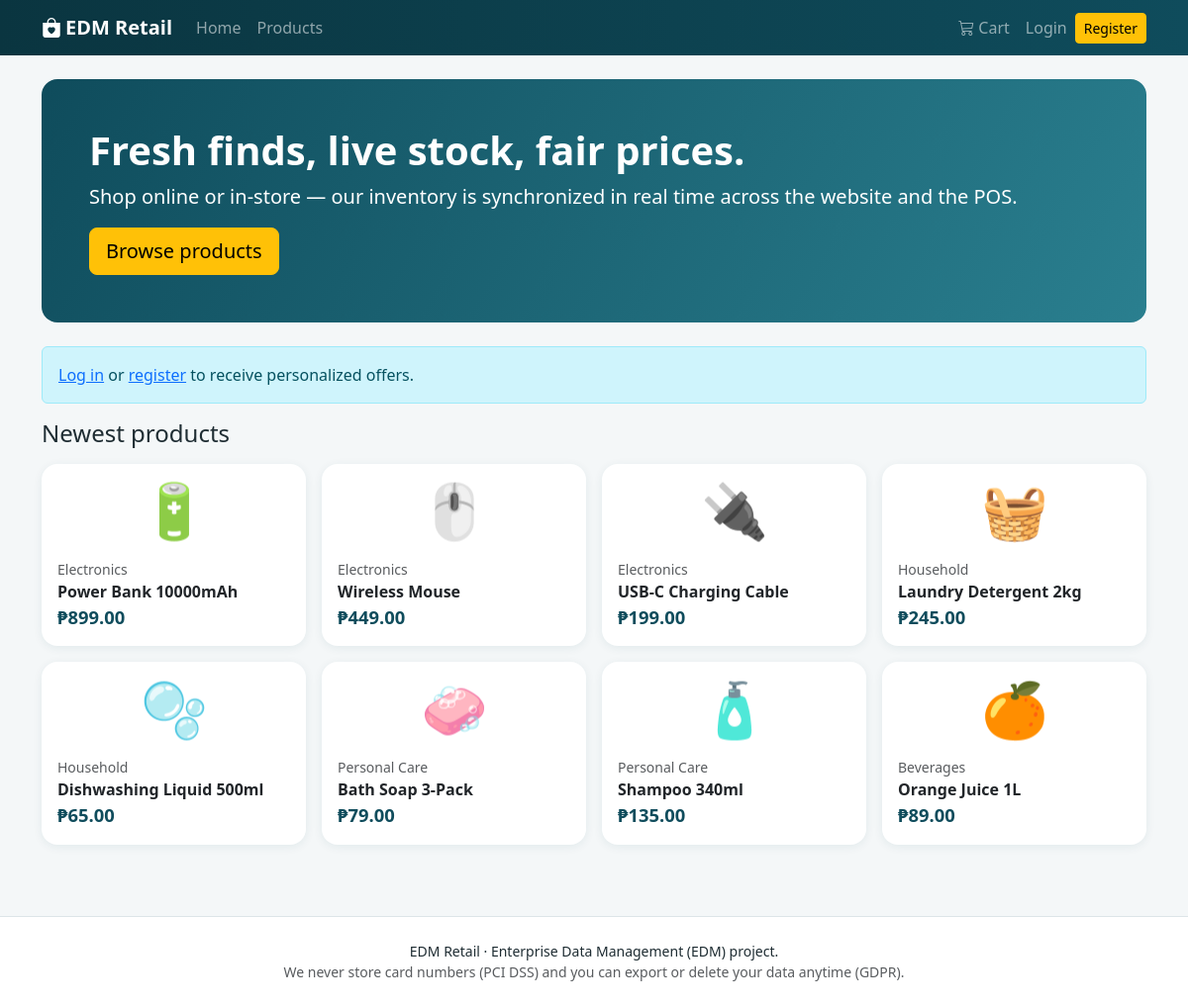
The page / on the database its author committed.
### tables this page shows
CREATE TABLE products (                        
  id            INT AUTO_INCREMENT PRIMARY KEY,
  sku           VARCHAR(30)  NOT NULL UNIQUE,
  name          VARCHAR(150) NOT NULL,
  description   VARCHAR(500) NULL,
  category_id   INT NOT NULL,
  supplier_id   INT NULL,
  price         DECIMAL(10,2) NOT NULL,
  cost_price    DECIMAL(10,2) NOT NULL DEFAULT 0,
  stock_qty     INT NOT NULL DEFAULT 0,
  reorder_level INT NOT NULL DEFAULT 10,
  emoji         VARCHAR(10) NOT NULL DEFAULT '📦',
  is_active     TINYINT(1) NOT NULL DEFAULT 1,
  created_at    TIMESTAMP NOT NULL DEFAULT CURRENT_TIMESTAMP,
  FOREIGN KEY (category_id) REFERENCES categories(id),
  FOREIGN KEY (supplier_id) REFERENCES suppliers(id)
);

CREATE TABLE categories (
  id   INT AUTO_INCREMENT PRIMARY KEY,
  name VARCHAR(80) NOT NULL UNIQUE
);

### includes/functions.php (called while the page is built, shortened)
<?php
function e($v): string { return htmlspecialchars((string)$v, ENT_QUOTES, 'UTF-8'); }
function url(string $path = ''): string { return BASE_URL . '/' . ltrim($path, '/'); }
function money($n): string { return CURRENCY . number_format((float)$n, 2); }
function user(): ?array { return $_SESSION['user'] ?? null; }

### config/db.php (called while the page is built)
<?php
function db(): PDO
{
    static $pdo = null;
    if ($pdo === null) {
        $dsn = 'mysql:host=' . DB_HOST . ';dbname=' . DB_NAME . ';charset=utf8mb4';
        try {
            $pdo = new PDO($dsn, DB_USER, DB_PASS, [
                PDO::ATTR_ERRMODE            => PDO::ERRMODE_EXCEPTION,
                PDO::ATTR_DEFAULT_FETCH_MODE => PDO::FETCH_ASSOC,
                PDO::ATTR_EMULATE_PREPARES   => false,
            ]);
        } catch (PDOException $e) {
            http_response_code(500);
            exit('Database connection failed. Start MySQL in XAMPP, import database/schema.sql and check config/config.php.');
        }
    }
    return $pdo;
}

### index.php (the view, shortened to what this page needs)
<?php
$offers = (user() && user()['customer_id']) ? eligible_offers((int)user()['customer_id']) : [];
$featured = db()->query('SELECT p.*, c.name AS category FROM products p JOIN categories c ON c.id=p.category_id WHERE p.is_active=1 AND p.stock_qty>0 ORDER BY p.id DESC LIMIT 8')->fetchAll();
require __DIR__ . '/includes/header.php';
?>
<div class="container py-4">
  <div class="hero p-5 mb-4">
    <h1 class="fw-bold">Fresh finds, live stock, fair prices.</h1>
    <p class="lead mb-3">Shop online or in-store &mdash; our inventory is synchronized in real time across the website and the POS.</p>
    <a href="<?= url('products.php') ?>" class="btn btn-warning btn-lg">Browse products</a>
  </div>
  <?php if ($offers): ?>
    <h4 class="mb-3"><i class="bi bi-stars text-warning"></i> Offers picked for you</h4>
    <div class="row g-3 mb-4">
      <?php foreach ($offers as $o): ?>
        <div class="col-md-4"><div class="offer-pill p-3 h-100">
          <div class="fw-semibold"><?= e($o['title']) ?></div>
          <div class="small text-muted">Based on your shopping history &middot; valid until <?= e(date('M d, Y', strtotime($o['valid_to']))) ?></div>
          <a class="btn btn-sm btn-outline-dark mt-2" href="<?= url('products.php?category=' . (int)$o['category_id']) ?>">Shop <?= e($o['category_name']) ?></a>
        </div></div>
      <?php endforeach; ?>
    </div>
  <?php elseif (!user()): ?>
    <div class="alert alert-info"><a href="<?= url('login.php') ?>">Log in</a> or <a href="<?= url('register.php') ?>">register</a> to receive personalized offers.</div>
  <?php endif; ?>
  <h4 class="mb-3">Newest products</h4>
  <div class="row g-3">
    <?php foreach ($featured as $p): ?>
      <div class="col-6 col-md-3"><div class="card product-card h-100">
        <div class="product-emoji"><?= e($p['emoji']) ?></div>
        <div class="card-body">
          <div class="small text-muted"><?= e($p['category']) ?></div>
          <div class="fw-semibold"><?= e($p['name']) ?></div>
          <div class="price-now"><?= money($p['price']) ?></div>
        </div></div></div>
    <?php endforeach; ?>
  </div>
</div>
<?php require __DIR__ . '/includes/footer.php'; ?>

### includes/header.php (shortened to what this page needs)
<?php
$u = user();
$cartCount = !empty($_SESSION['cart']) ? array_sum($_SESSION['cart']) : 0;
$isStaff = $u && $u['role'] !== 'customer';
?>
<!DOCTYPE html>
<html lang="en">
<head>
  <link href="https://cdn.jsdelivr.net/npm/bootstrap@5.3.3/dist/css/bootstrap.min.css" rel="stylesheet">
  <link href="https://cdn.jsdelivr.net/npm/bootstrap-icons@1.11.3/font/bootstrap-icons.min.css" rel="stylesheet">
  <link href="<?= url('assets/css/style.css') ?>" rel="stylesheet">
</head>
<body>
<nav class="navbar navbar-expand-lg navbar-dark app-nav sticky-top">
  <div class="container">
    <a class="navbar-brand fw-bold" href="<?= url('index.php') ?>"><i class="bi bi-bag-heart-fill me-1"></i><?= e(APP_NAME) ?></a>
    <div id="nav" class="collapse navbar-collapse">
      <ul class="navbar-nav me-auto">
        <?php if (!$isStaff): ?>
          <li class="nav-item"><a class="nav-link" href="<?= url('index.php') ?>">Home</a></li>
          <li class="nav-item"><a class="nav-link" href="<?= url('products.php') ?>">Products</a></li>
        <?php endif; ?>
      </ul>
      <ul class="navbar-nav align-items-lg-center">
        <?php if (!$isStaff): ?>
          <li class="nav-item"><a class="nav-link" href="<?= url('cart.php') ?>"><i class="bi bi-cart3"></i> Cart
            <?php if ($cartCount): ?><span class="badge rounded-pill bg-warning text-dark"><?= (int)$cartCount ?></span><?php endif; ?></a></li>
        <?php endif; ?>
        <?php if ($u): ?>
          <li class="nav-item"><span class="navbar-text me-2 small"><i class="bi bi-person-circle"></i> <?= e($u['name']) ?>
            <span class="badge bg-light text-dark"><?= e($u['role']) ?></span></span></li>
          <li class="nav-item"><a class="btn btn-sm btn-outline-light" href="<?= url('logout.php') ?>">Logout</a></li>
        <?php else: ?>
          <li class="nav-item"><a class="nav-link" href="<?= url('login.php') ?>">Login</a></li>
          <li class="nav-item"><a class="btn btn-sm btn-warning" href="<?= url('register.php') ?>">Register</a></li>
        <?php endif; ?>
      </ul>
    </div>
  </div>
</nav>
<main>

### includes/footer.php (shortened to what this page needs)
</main>
<footer class="app-footer mt-5 py-4 text-center small">
  <div class="container">
    <?= e(APP_NAME) ?> &middot; Enterprise Data Management (EDM) project.
    <div class="text-muted">We never store card numbers (PCI DSS) and you can export or delete your data anytime (GDPR).</div>
  </div>
</footer>
</body>
</html>

### assets/css/style.css (style rules this page uses)
:root { --brand:#0f4c5c; --brand-dark:#0a3540; --accent:#f4a261; --soft:#f4f7f8; }
body { background: var(--soft); color:#1f2d33; }
.app-nav { background: linear-gradient(90deg, var(--brand-dark), var(--brand)); }
.hero { background: linear-gradient(120deg, var(--brand), #2a7f8f); color:#fff; border-radius:1rem; }
.product-card { border:0; border-radius:1rem; box-shadow:0 2px 10px rgba(15,76,92,.08); transition:transform .15s; }
.product-emoji { font-size:3.4rem; line-height:1; text-align:center; padding:1.2rem 0 .4rem; }
.price-now { font-weight:700; color: var(--brand); font-size:1.15rem; }
.card { border-radius:1rem; }
.app-footer { background:#fff; border-top:1px solid #dde5e8; }

### rows shown on the page
products: emoji "🔋", category.name "Electronics", name "Power Bank 10000mAh", price "₱899.00"
products: emoji "🖱️", category.name "Electronics", name "Wireless Mouse", price "₱449.00"
products: emoji "🔌", category.name "Electronics", name "USB-C Charging Cable", price "₱199.00"
products: emoji "🧺", category.name "Household", name "Laundry Detergent 2kg", price "₱245.00"
products: emoji "🫧", category.name "Household", name "Dishwashing Liquid 500ml", price "₱65.00"
products: emoji "🧼", category.name "Personal Care", name "Bath Soap 3-Pack", price "₱79.00"
products: emoji "🧴", category.name "Personal Care", name "Shampoo 340ml", price "₱135.00"
products: emoji "🍊", category.name "Beverages", name "Orange Juice 1L", price "₱89.00"

### other values the page prints
APP_NAME "EDM Retail"
